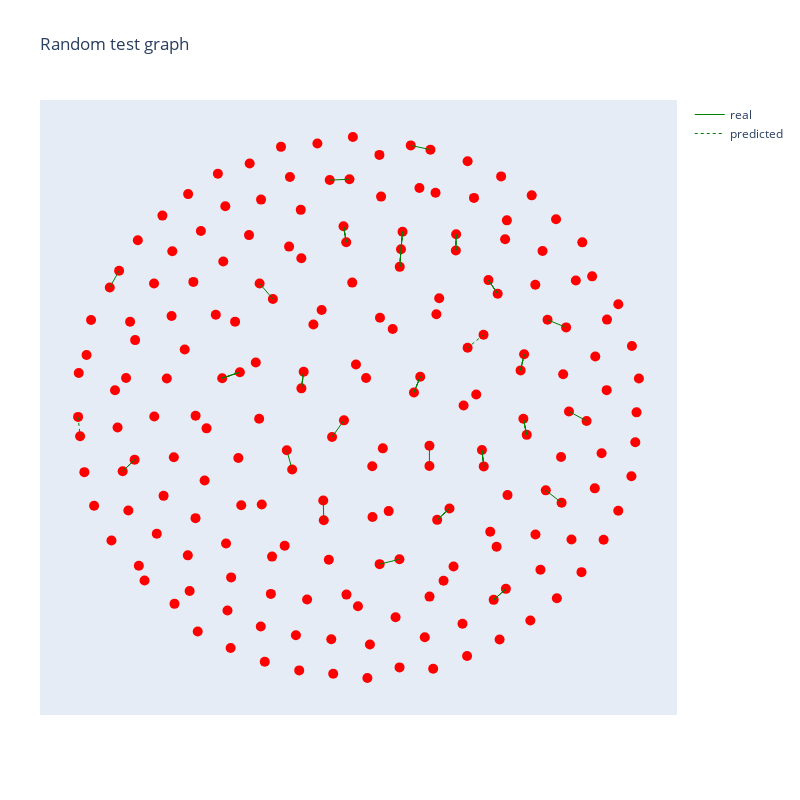

The cell this chart's notebook holds for it:
### Code cell
a.show()

### Figure 1 — Plotly figure (JSON) as saved in the notebook; plotly's stock layout.template omitted (floating-point values rounded to 4 significant figures; data arrays with more than 128 entries replaced by an {"elided": "..."} marker saying what was removed)
{"data": [{"hoverinfo": "text", "marker": {"color": "red", "size": 10, "symbol": "circle"}, "mode": "markers", "showlegend": false, "text": {"elided": "195 str values"}, "type": "scatter", "x": {"elided": "195 float values"}, "y": {"elided": "195 float values"}}, {"hoverinfo": "none", "line": {"color": "green", "width": 1}, "mode": "lines", "name": "real", "showlegend": true, "type": "scatter", "x": [5.729, 5.34, null, 9.466, 8.725, null, 2.902, 2.076, null, -2.91, -3.134, null, 1.614, 1.666, null, 6.841, 6.693, null, 8.606, 7.825, null, 3.971, 3.983, null, -5.85, -5.108, null, -4.277, -3.72, null, 2.86, 2.86, null, 6.951, 6.81, null, 3.703, 3.186, null, 0.768, 1.601, null, -0.751, -0.6364, null, -10.18, -10.57, null, -9.532, -10.03, null, 8.416, 7.752, null, 5.144, 5.069, null, 5.561, 6.074, null, -1.58, -1.602, null, -1.33, -0.5002, null, 2.474, 2.21, null, -2.521, -2.425, null, -1.232, -0.7313, null, 1.73, 1.666, null, 5.729, 5.34, null, 1.614, 1.666, null, 6.841, 6.693, null, 3.971, 3.983, null, -5.85, -5.108, null, 6.951, 6.81, null, 3.703, 3.186, null, -0.751, -0.6364, null, -9.532, -10.03, null, 5.144, 5.069, null, 5.561, 6.074, null, 2.474, 2.21, null, -2.521, -2.425, null, 1.73, 1.666, null], "y": [4.759, 5.363, null, -0.8473, -0.4278, null, 11.11, 11.3, null, -2.987, -2.142, null, 5.948, 6.72, null, 2.095, 1.381, null, 3.278, 3.612, null, 6.669, 7.386, null, 1.038, 1.302, null, 5.213, 4.53, null, -1.937, -2.832, null, -1.461, -0.7464, null, -4.708, -5.208, null, -7.16, -6.947, null, 7.739, 7.034, null, 5.777, 5.038, null, -2.556, -3.063, null, -4.453, -3.908, null, -2.851, -2.129, null, -8.734, -8.25, null, -5.222, -4.357, null, 9.774, 9.807, null, 1.1, 0.4069, null, 0.5898, 1.321, null, -1.553, -0.8207, null, 7.494, 6.72, null, 4.759, 5.363, null, 5.948, 6.72, null, 2.095, 1.381, null, 6.669, 7.386, null, 1.038, 1.302, null, -1.461, -0.7464, null, -4.708, -5.208, null, 7.739, 7.034, null, -2.556, -3.063, null, -2.851, -2.129, null, -8.734, -8.25, null, 1.1, 0.4069, null, 0.5898, 1.321, null, 7.494, 6.72, null]}, {"hoverinfo": "none", "line": {"color": "green", "dash": "dot", "shape": "spline", "width": 1}, "mode": "lines", "name": "predicted", "showlegend": true, "type": "scatter", "x": [5.729, 5.34, null, 1.614, 1.666, null, 6.841, 6.693, null, 3.971, 3.983, null, -5.85, -5.108, null, 6.951, 6.81, null, 3.703, 3.186, null, -0.751, -0.6364, null, -9.532, -10.03, null, 5.144, 5.069, null, 5.561, 6.074, null, 2.474, 2.21, null, -2.521, -2.425, null, 1.73, 1.666, null, 5.729, 5.34, null, 1.614, 1.666, null, 6.841, 6.693, null, 3.971, 3.983, null, -5.85, -5.108, null, 6.951, 6.81, null, 3.703, 3.186, null, -11.91, -11.82, null, -0.751, -0.6364, null, -9.532, -10.03, null, 5.144, 5.069, null, 5.561, 6.074, null, 2.474, 2.21, null, -2.521, -2.425, null, 5.134, 4.465, null, 1.73, 1.666, null], "y": [4.759, 5.363, null, 5.948, 6.72, null, 2.095, 1.381, null, 6.669, 7.386, null, 1.038, 1.302, null, -1.461, -0.7464, null, -4.708, -5.208, null, 7.739, 7.034, null, -2.556, -3.063, null, -2.851, -2.129, null, -8.734, -8.25, null, 1.1, 0.4069, null, 0.5898, 1.321, null, 7.494, 6.72, null, 4.759, 5.363, null, 5.948, 6.72, null, 2.095, 1.381, null, 6.669, 7.386, null, 1.038, 1.302, null, -1.461, -0.7464, null, -4.708, -5.208, null, -0.6687, -1.52, null, 7.739, 7.034, null, -2.556, -3.063, null, -2.851, -2.129, null, -8.734, -8.25, null, 1.1, 0.4069, null, 0.5898, 1.321, null, 2.953, 2.377, null, 7.494, 6.72, null]}], "layout": {"autosize": false, "font": {"size": 12}, "height": 800, "hovermode": "closest", "margin": {"b": 85, "l": 40, "r": 40, "t": 100}, "showlegend": true, "title": {"text": "Random test graph"}, "width": 800, "xaxis": {"showgrid": false, "showticklabels": false, "zeroline": false}, "yaxis": {"showgrid": false, "showticklabels": false, "zeroline": false}}}
